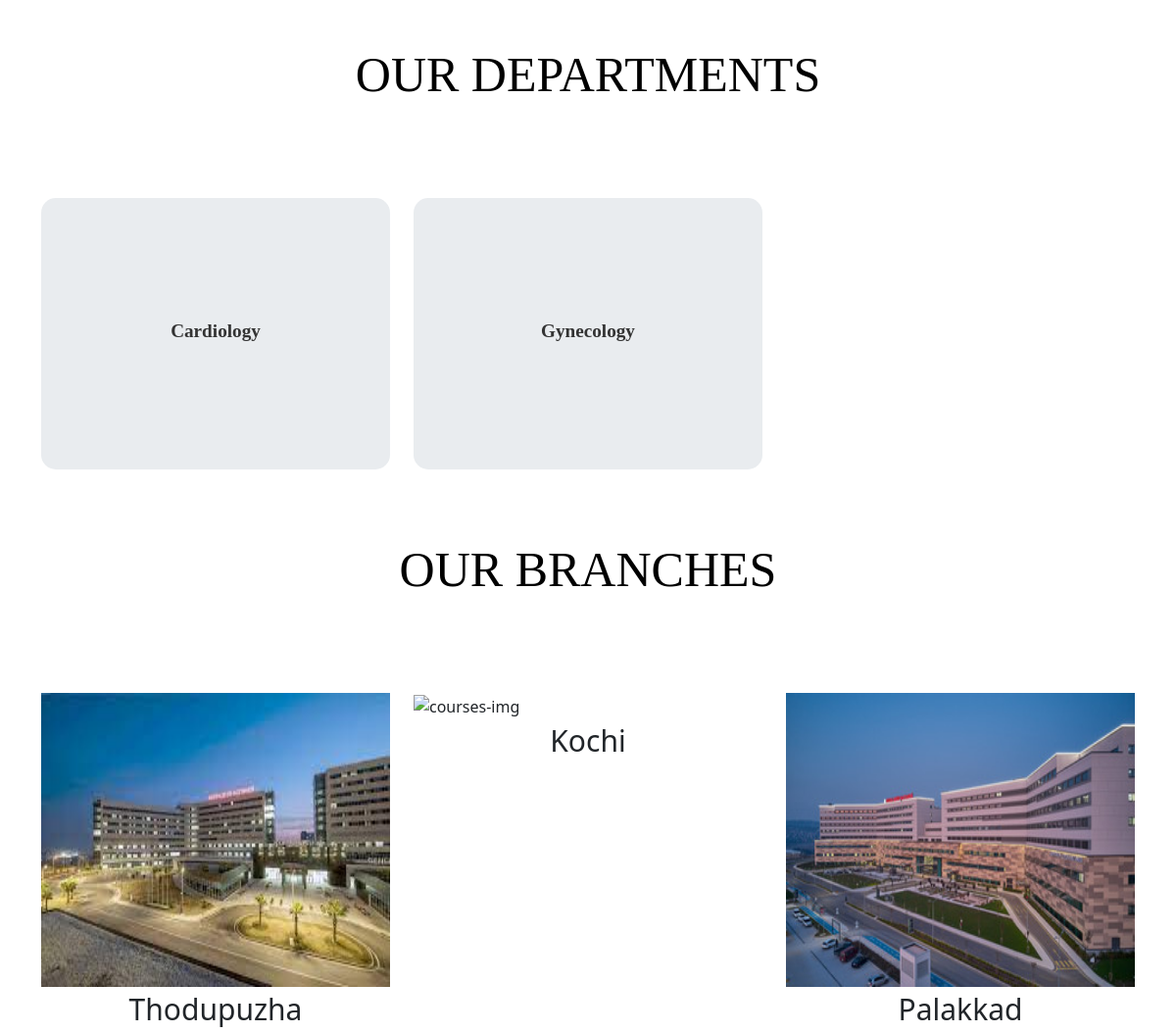
/home (signed in, middle part), run on an earlier commit of the app's database.
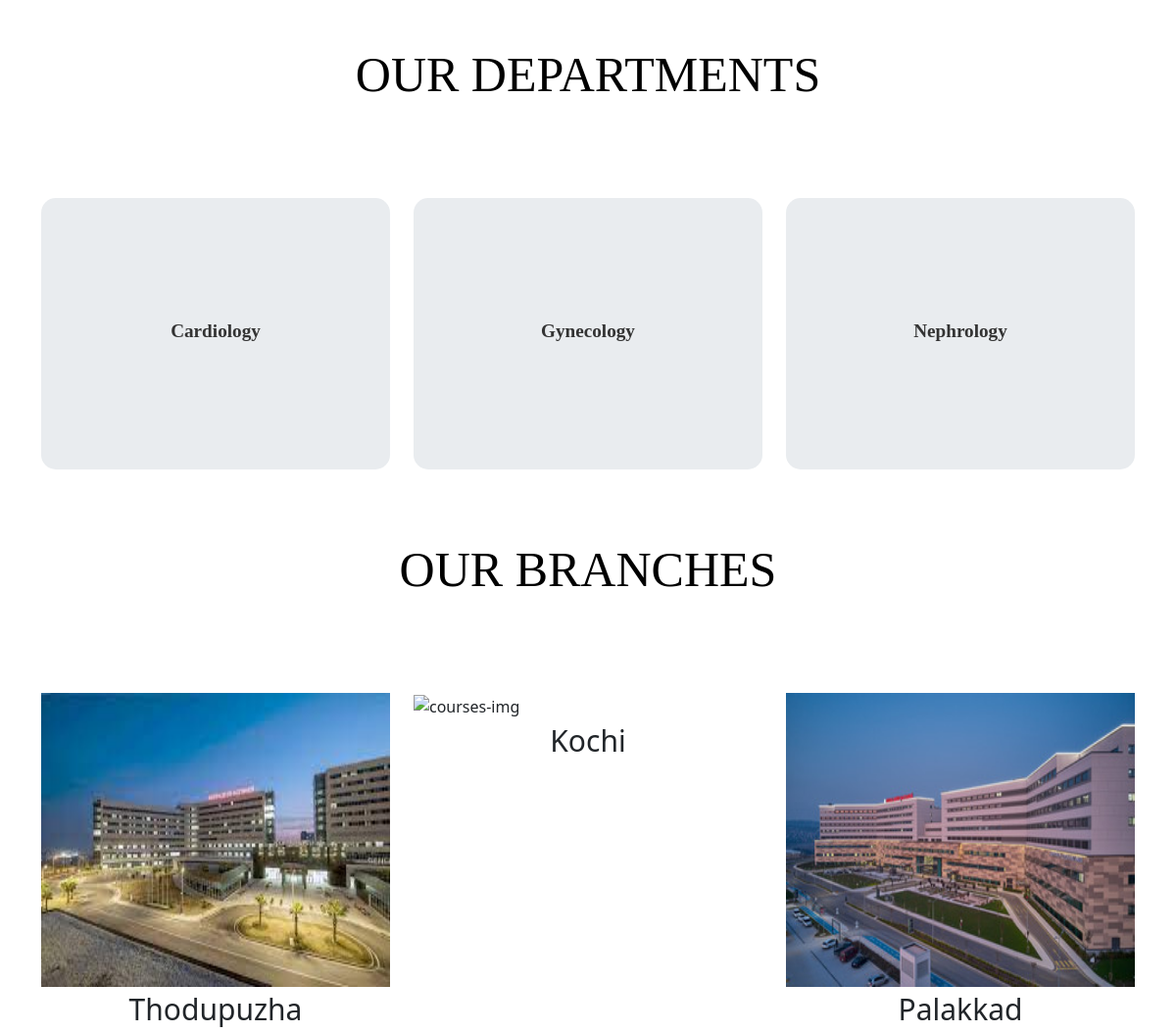
And on a later commit of the database.
### app/models.py (models this page shows, shortened)
class Departments(models.Model):
    dep_name=models.CharField(max_length=100)
    dep_description=models.TextField()

### app/views.py (the view)
# urls.py: 2. Add a URL to urlpatterns:  path('', views.home, name='home')
@login_required
def home(request):
    dept= Departments.objects.all()
    return render(request,'users/home.html',{'department':dept})

### template/users/home.html (shortened to what this page needs)
{% extends 'users/base.html' %}
{% block content %}
{% load static %}
<div class="container">
  <h1 class="text-center mb-5 p-5">OUR DEPARTMENTS</h1>
</div>
<div class="container ">
  <div class="row">
    {% for d in department %}
      <div class="col-md-4 mb-4 ">
        <div class="card h-100 bg-body-secondary">
          <div class="card-body text-center ">
            <h4 class="card-title">
              <a href="{% url 'department_doctors' department_id=d.id %}" class="text-decoration-none">{{ d.dep_name }}</a>
            </h4>
          </div>
        </div>
      </div>
    {% endfor %}
  </div>
</div>
<div class="container">
  <h1 class="text-center mb-5 p-5">OUR BRANCHES</h1>
</div>
<div class="container">
  <div class="row">
    <div class="col-xs-12 col-sm-6 col-md-6 col-lg-4">
      <div class="courses_box mb-5">
        <div class="course-img-wrap">
          <img src="{% static 'images/hospital.png' %}" style="width: 100%;" class="img-fluid" alt="courses-img">
          <p class="para">Thodupuzha</p>
        </div>
      </div>
    </div>
    <div class="col-xs-12 col-sm-6 col-md-6 col-lg-4">
      <div class="courses_box mb-5">
        <div class="course-img-wrap">
          <img src="{% static 'images/hospital1.png' %}" style="width: 100%;" class="img-fluid" alt="courses-img">
          <p class="para">Kochi</p>
        </div>
      </div>
    </div>
    <div class="col-xs-12 col-sm-6 col-md-6 col-lg-4">
      <div class="courses_box mb-5">
        <div class="course-img-wrap">
          <img src="{% static 'images/hospital3.png' %}" style="width: 100%;" class="img-fluid" alt="courses-img">
          <p class="para">Palakkad</p>
        </div>
      </div>
    </div>
  </div>
</div>
{% endblock %}

What changed in the data, as far as the page shows it:
added Departments: dep_name "Nephrology"
